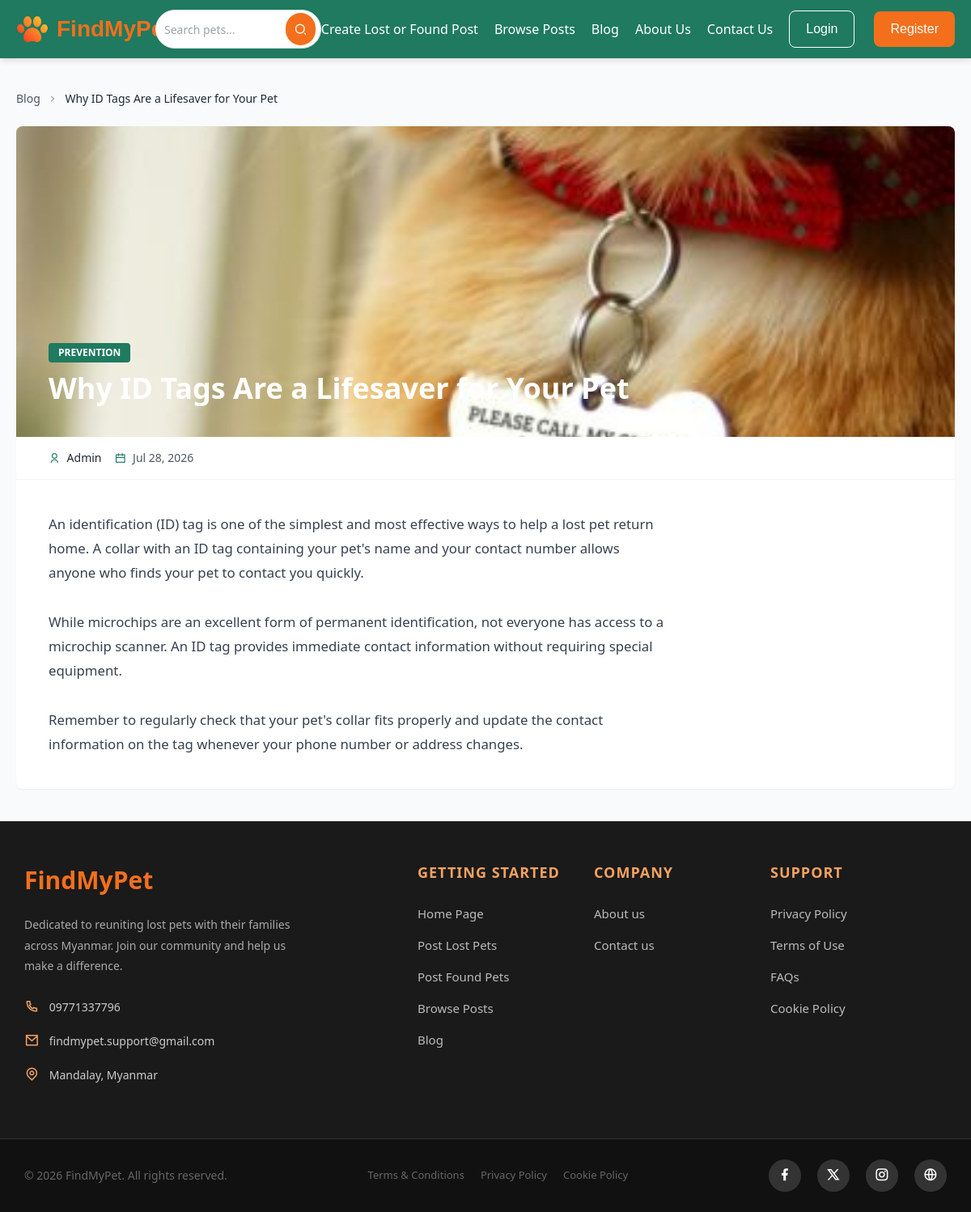
The app's page /user/blog_details.php?id=6 with its own data.
### tables this page shows
CREATE TABLE `blog` (
  `id` int(11) NOT NULL,
  `user_id` int(11) NOT NULL,
  `title` varchar(255) NOT NULL,
  `category` enum('Emergency','Prevention','Health','Community') DEFAULT 'Community',
  `content` text NOT NULL,
  `image` varchar(255) DEFAULT NULL,
  `created_at` datetime DEFAULT current_timestamp(),
  `updated_at` datetime DEFAULT current_timestamp() ON UPDATE current_timestamp()
);

### database/functions.php (called while the page is built, shortened)
<?php
function getBlogById($pdo, $blogId)
{
    $sql = "SELECT b.*, COALESCE(u.full_name, 'Unknown') as author_name
            FROM blog b
            LEFT JOIN users u ON b.user_id = u.id
            WHERE b.id = :id
            LIMIT 1";
    $stmt = $pdo->prepare($sql);
    $stmt->execute(['id' => $blogId]);
    $result = $stmt->fetch(PDO::FETCH_ASSOC);
    if ($result) {
        $response = [
            'status' => 200,
            'data' => $result
        ];
        return $response;
    } else {
        $response = [
            'status' => 404,
            'message' => 'No Data Record'
        ];
        return $response;
    }
}

### user/blog_details.php (the view, shortened to what this page needs)
<?php
require_once "../database/functions.php";
include '../includes/header.php';
$blogId = isset($_GET['id']) && is_numeric($_GET['id']) ? (int)$_GET['id'] : 0;
$blog = getBlogById($pdo, $blogId);
$image = !empty($blog['data']['image']) ? $blog['data']['image'] : 'uploads/blogs/default.png';
$formattedContent = nl2br(htmlspecialchars($blog['data']['content'] ?? ''));
?>
<!DOCTYPE html>
<html lang="en">
<head>
    <link rel="stylesheet" href="../assets/css/style.css" />
    <link rel="stylesheet" href="../assets/css/output.css" />
    <link href="https://cdn.jsdelivr.net/npm/remixicon@4.9.0/fonts/remixicon.css" rel="stylesheet" />
    <script src="https://cdn.tailwindcss.com"></script>
</head>
<body class="bg-gray-50 font-poppins text-gray-800">
    <main class="max-w-[1200px] mx-auto my-10 px-5">
        <nav class="mb-6 flex items-center gap-2 text-sm text-gray-600">
            <a href="blog.php" class="hover:text-primary transition flex items-center gap-1">Blog</a>
            <i class="ri-arrow-right-s-line text-gray-400"></i>
            <span class="text-gray-800 font-medium"><?= htmlspecialchars($blog['data']['title']) ?></span>
        </nav>
        <article class="bg-white rounded-lg shadow-sm overflow-hidden mb-8">
            <?php if (!empty($blog['data']['image'])): ?>
                <div class="relative h-64 md:h-96 bg-gray-100">
                    <img src="../<?= htmlspecialchars($image) ?>"
                        alt="<?= htmlspecialchars($blog['data']['title']) ?>"
                        class="w-full h-full object-cover">
                    <div class="absolute inset-0 bg-gradient-to-t from-black/60 to-transparent"></div>
                    <div class="absolute bottom-0 left-0 right-0 p-6 md:p-10 text-white">
                        <span class="inline-block px-3 py-1 bg-primary text-white text-xs font-bold uppercase rounded mb-3">
                            <?= htmlspecialchars($blog['data']['category'] ?? 'General') ?>
                        </span>
                        <h1 class="text-2xl md:text-4xl font-bold leading-tight">
                            <?= htmlspecialchars($blog['data']['title']) ?>
                        </h1>
                    </div>
                </div>
            <?php endif; ?>
            <div class="px-6 md:px-10 py-4 border-b border-gray-100 flex flex-wrap items-center gap-4 text-sm text-gray-600">
                <span class="flex items-center gap-2">
                    <i class="ri-user-line text-primary"></i>
                    <span class="font-medium text-gray-800"><?= htmlspecialchars($blog['data']['author_name'] ?? 'Unknown') ?></span>
                </span>
                <span class="flex items-center gap-2">
                    <i class="ri-calendar-line text-primary"></i>
                    <?= date('M d, Y', strtotime($blog['data']['created_at'])) ?>
                </span>
            </div>
            <div class="px-6 md:px-10 py-8 md:py-10">
                <div class="blog-content-body max-w-3xl">
                    <?= $formattedContent ?>
                </div>
            </div>
        </article>
    </main>
    <?php include '../includes/footer.php'; ?>
</body>
</html>

### assets/css/style.css (style rules this page uses)
* { margin: 0; padding: 0; box-sizing: border-box; font-family: "Segoe UI", Tahoma, Geneva, Verdana, sans-serif; }
body { background-color: #f8fafc; }

### user/blog_details.php (style rules this page uses)
.blog-content-body { font-size: 1.05rem; line-height: 1.8; color: #374151; }

### records on screen
blog: title "Why ID Tags Are a Lifesaver for Your Pet", image (picture), category "PREVENTION", created_at "Jul 28, 2026", content "An identification (ID) tag is one of the simplest and most effective ways to help a lost pet return home. A collar with an ID tag containing your pet's name and your contact number allows anyone who finds your pet to contact you quickly. While microchips are an excellent form of permanent identification, not everyone has access to a microchip scanner. An ID tag provides immediate contact information without requiring special equipment. Remember to regularly check that your pet's collar fits properly and update the contact information on the tag whenever your phone number or address changes."

### other values on screen
$blog['data']['author_name'] "Admin"
